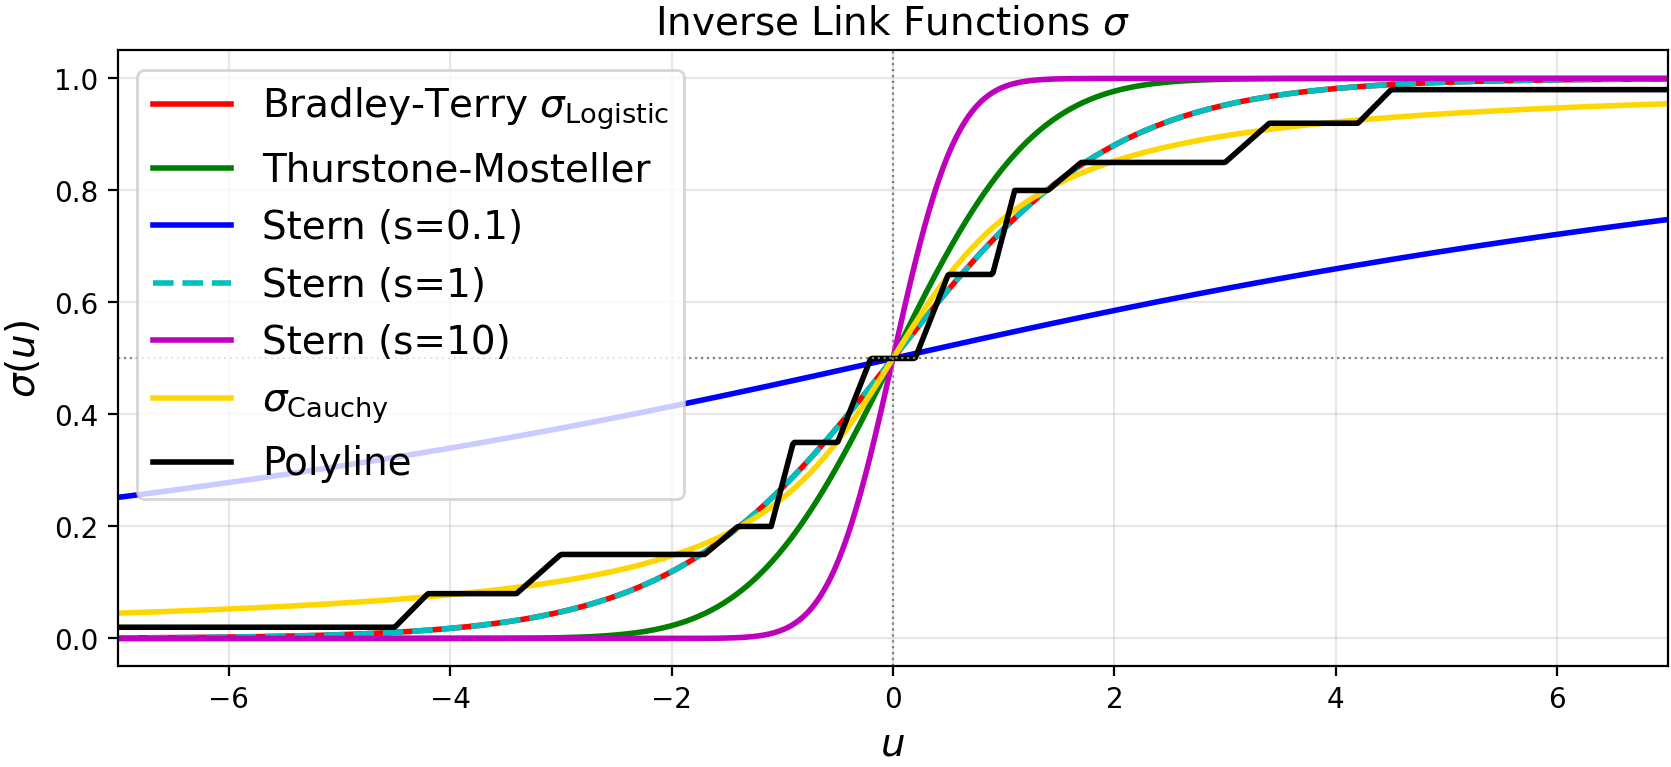

Generate this figure with Python:
import numpy as np
import matplotlib.pyplot as plt
from scipy.stats import norm, gamma
from scipy.integrate import quad

def sigma_bradley_terry(u):
    return 1 / (1 + np.exp(-u))
def sigma_thurstone_mosteller(u):
    return norm.cdf(u)
def sigma_stern(u, s=2.0):
    def single_stern(ui):
        scale_i = np.exp(-ui)
        scale_j = 1.0
        integrand = lambda xj: gamma.cdf(xj, a=s, scale=scale_i) * gamma.pdf(xj, a=s, scale=scale_j)
        val, _ = quad(integrand, 0, np.inf)
        return val
    return np.vectorize(single_stern)(u)
def sigma_cauchy(u):
    return np.arctan(u)/np.pi+0.5
def sigma_interp(u):
    xp = [
        -4.5,
        -4.2, -3.4,
        -3.0, -1.7,
        -1.4, -1.1,
        -0.9, -0.5,
        -0.2,  0.2,
         0.5,  0.9,
         1.1,  1.4,
         1.7,  3.0,
         3.4,  4.2,
         4.5
    ]
    fp = [
        0.02,
        0.08, 0.08,
        0.15, 0.15,
        0.20, 0.20,
        0.35, 0.35,
        0.50, 0.50,
        0.65, 0.65,
        0.80, 0.80,
        0.85, 0.85,
        0.92, 0.92,
        0.98
    ]
    return np.interp(u, xp, fp)
def main():
    u_vals = np.linspace(-7, 7, 1000)
    y_bt = sigma_bradley_terry(u_vals)
    y_tm = sigma_thurstone_mosteller(u_vals)
    y_stern_s1 = sigma_stern(u_vals, s=0.1)
    y_stern_s2 = sigma_stern(u_vals, s=1)
    y_stern_s3 = sigma_stern(u_vals, s=10)
    y_cau = sigma_cauchy(u_vals)
    y_interp = sigma_interp(u_vals)
    fig = plt.figure(figsize=(10, 4))
    plt.plot(u_vals, y_bt, label='Bradley-Terry '+r'$\sigma_{\rm Logistic}$', color='r', linewidth=2)
    plt.plot(u_vals, y_tm, label='Thurstone-Mosteller', color='g', linewidth=2)
    plt.plot(u_vals, y_stern_s1, label='Stern (s=0.1)', color='b', linewidth=2)
    plt.plot(u_vals, y_stern_s2, label='Stern (s=1)', color='c', linestyle='--', linewidth=2)
    plt.plot(u_vals, y_stern_s3, label='Stern (s=10)', color='m', linewidth=2)
    plt.plot(u_vals, y_cau, label=r'$\sigma_{\rm Cauchy}$', color='gold', linewidth=2)
    plt.plot(u_vals, y_interp, label='Polyline', color='k', linewidth=2)
    plt.axhline(0.5, color='gray', linestyle=':', linewidth=0.8)
    plt.axvline(0, color='gray', linestyle=':', linewidth=0.8)
    plt.title(r'Inverse Link Functions $\sigma$', fontsize=14)
    plt.xlim(-7,7)
    plt.xlabel(r'$u$', fontsize=14)
    plt.ylabel(r'$\sigma(u)$', fontsize=14)
    plt.grid(True, alpha=0.3)
    plt.legend(fontsize=14)
    plt.savefig("sigma.png", bbox_inches="tight", pad_inches=.02, dpi=200, facecolor=fig.get_facecolor(), edgecolor='none'); plt.close()

if __name__ == '__main__':
    main()
